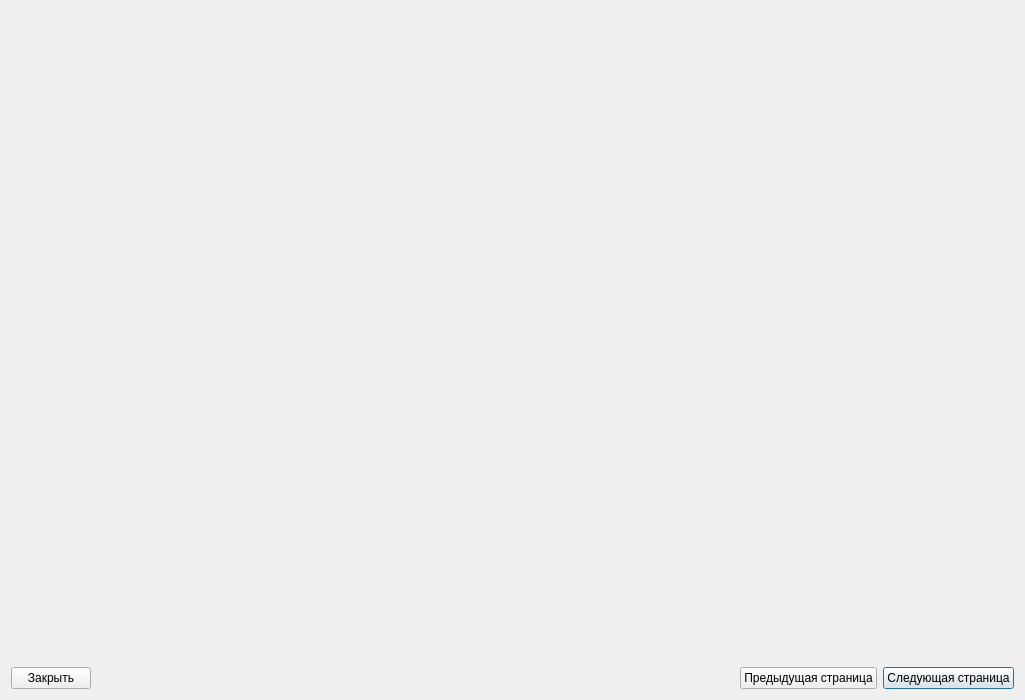
<?xml version="1.0" encoding="UTF-8"?>
<ui version="4.0">
 <class>Instruction</class>
 <widget class="QDialog" name="Instruction">
  <property name="geometry">
   <rect>
    <x>0</x>
    <y>0</y>
    <width>1025</width>
    <height>700</height>
   </rect>
  </property>
  <property name="minimumSize">
   <size>
    <width>1025</width>
    <height>700</height>
   </size>
  </property>
  <property name="maximumSize">
   <size>
    <width>1050</width>
    <height>700</height>
   </size>
  </property>
  <property name="windowTitle">
   <string>Dialog</string>
  </property>
  <layout class="QGridLayout" name="gridLayout_2">
   <item row="0" column="0">
    <layout class="QGridLayout" name="gridLayout">
     <item row="3" column="2">
      <spacer name="horizontalSpacer">
       <property name="orientation">
        <enum>Qt::Horizontal</enum>
       </property>
       <property name="sizeHint" stdset="0">
        <size>
         <width>40</width>
         <height>20</height>
        </size>
       </property>
      </spacer>
     </item>
     <item row="1" column="4">
      <spacer name="verticalSpacer_2">
       <property name="orientation">
        <enum>Qt::Vertical</enum>
       </property>
       <property name="sizeHint" stdset="0">
        <size>
         <width>20</width>
         <height>40</height>
        </size>
       </property>
      </spacer>
     </item>
     <item row="3" column="4">
      <widget class="QPushButton" name="pushButtonNext">
       <property name="text">
        <string>Следующая страница</string>
       </property>
      </widget>
     </item>
     <item row="3" column="3">
      <widget class="QPushButton" name="pushButtonBefore">
       <property name="text">
        <string>Предыдущая страница</string>
       </property>
      </widget>
     </item>
     <item row="3" column="1">
      <widget class="QPushButton" name="pushButtonClose">
       <property name="text">
        <string>Закрыть</string>
       </property>
      </widget>
     </item>
     <item row="1" column="1">
      <spacer name="verticalSpacer">
       <property name="orientation">
        <enum>Qt::Vertical</enum>
       </property>
       <property name="sizeHint" stdset="0">
        <size>
         <width>20</width>
         <height>40</height>
        </size>
       </property>
      </spacer>
     </item>
     <item row="0" column="1" colspan="4">
      <widget class="QLabel" name="label">
       <property name="minimumSize">
        <size>
         <width>1000</width>
         <height>634</height>
        </size>
       </property>
       <property name="text">
        <string/>
       </property>
       <property name="pixmap">
        <pixmap>Instruction/InstructionAllWords.jpg</pixmap>
       </property>
      </widget>
     </item>
    </layout>
   </item>
  </layout>
 </widget>
 <resources/>
 <connections/>
</ui>
